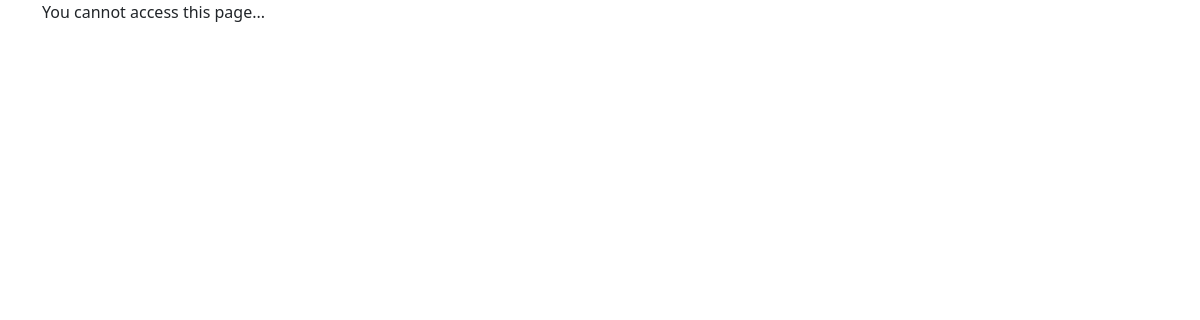
Before: /update_user/1 (signed in) with the older database file.
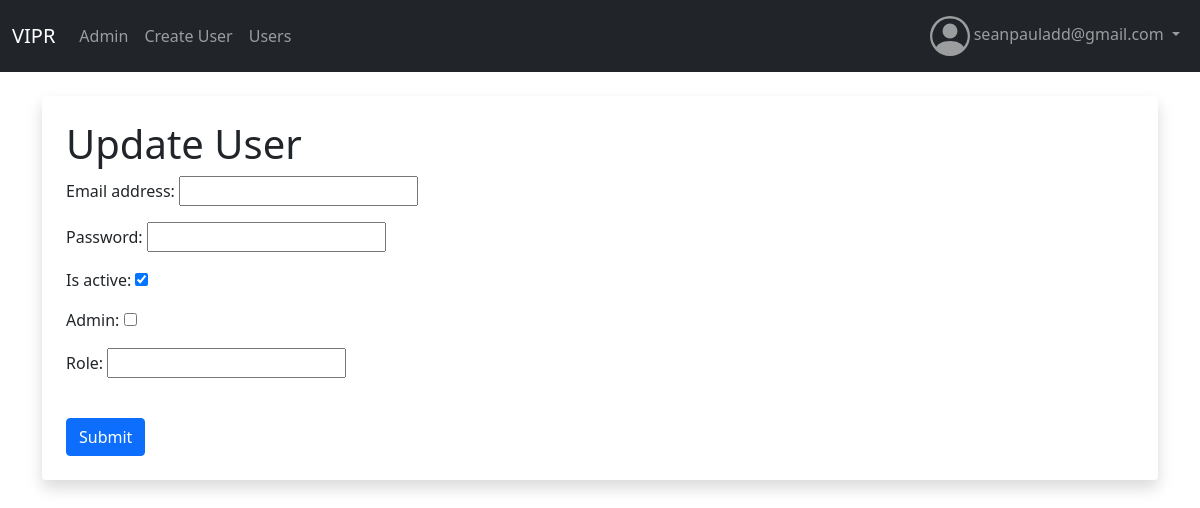
After: the same page with the newer database file.
### user_app/models.py (models this page shows, shortened)
class User(AbstractBaseUser):
	id = models.BigAutoField(primary_key=True)
	email = models.EmailField(
		verbose_name='email address',
		max_length=255,
		unique=True,
	)
	is_active = models.BooleanField(default=True)
	staff = models.BooleanField(default=False) # a admin user; non super-user
	admin = models.BooleanField(default=False) # a superuser
	role = models.CharField(max_length=255)
	USERNAME_FIELD = 'email'
	REQUIRED_FIELDS = [] # Email & Password are required by default.
	objects = UserManager()

### user_app/views.py (the view)
# urls.py: path('update_user/<user_id>', views.update_user, name="update_user"),
def update_user(request, user_id):
	user_pk = User.objects.get(id=user_id)
	print(user_pk.id)
	if request.method== "POST":
		form = UserAdminChangeForm(request.POST)
		if form.is_valid():
			form.save()
			messages.success(request, ("Updated User!"))
			return redirect('user_list')
	else:
		form = UserAdminChangeForm()
	return render(request, 'user_app/update_user.html', {
		'form':form, 'user_pk':user_pk
		})

### user_app/forms.py
class UserAdminChangeForm(forms.ModelForm):
    class Meta:
        model = User
        fields = ['email', 'password', 'is_active', 'admin', 'role']

### user_app/templates/user_app/update_user.html (shortened to what this page needs)
{% extends 'user_app/base.html' %}
{% block content %}
{% if user.is_authenticated and user.role == "Admin" %}
<div class="shadow p-4 mb-5 bg-body rounded">
  <h1>Update User</h1>
<form action="{% url 'update_user' user_pk.id %}" method=POST>
  {{ form.as_p }}
  <br/>
  <button type="submit" class="btn btn-primary">Submit</button>
</form>
</div>
{% else %}
You cannot access this page...
{% endif %}
{% endblock %}

### user_app/templates/user_app/admin_navbar.html (shortened to what this page needs)
<nav class="navbar navbar-expand-lg navbar-dark bg-dark">
  <div class="container-fluid">
    <a class="navbar-brand" href="#">VIPR</a>
    <div class="collapse navbar-collapse" id="navbar">
      <ul class="navbar-nav me-auto mb-2 mb-lg-0">
        <li class="nav-item">
          <a class="nav-link{% if request.resolver_match.url_name == 'admin_area' %} active{% endif %}" href="{% url 'admin_area' %}">Admin</a>
        </li>
        <li class="nav-item">
          <a class="nav-link{% if request.resolver_match.url_name == 'register_user' %} active{% endif %}" href="{% url 'register_user' %}">Create User</a>
        </li>
        <li class="nav-item">
          <a class="nav-link{% if request.resolver_match.url_name == 'user_list' %} active{% endif %}" href="{% url 'user_list' %}">Users</a>
        </li>
      </ul>
        {% if user.is_authenticated %}
        <ul class="navbar-nav">
        <li class="nav-item dropdown">
          <a class="nav-link dropdown-toggle" href="#" id="navbarDropdown" role="button" data-bs-toggle="dropdown" aria-expanded="false">
           {{ user.email }}
          </a>
        </li>
      </ul>
        {% else %}
          <a class="nav-link" href="{% url 'login' %}">Login</a>
        {% endif %}
    </div>
  </div>
</nav>

Changed rows visible on the page:
now on this page (row edited): User: email "seanpauladd@gmail.com"
changed User: role "Driver" → "Admin" (drawn)
Other visible differences:
form field is_active: (not shown) → "☑"
form field admin: (not shown) → "☐"
text no longer shown: "You cannot access this page..."
text now shown: "VIPR Admin Create User Users Update User Email address: Password: Is active: Admin: Role: Submit"
